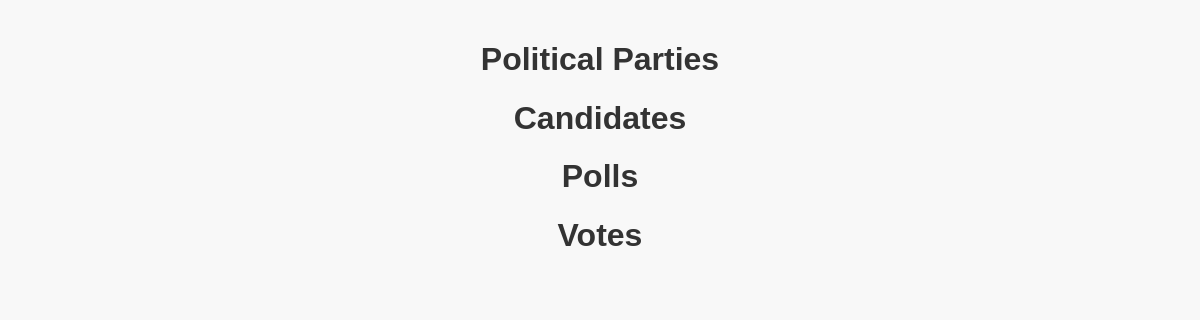
The app's page /, older data.
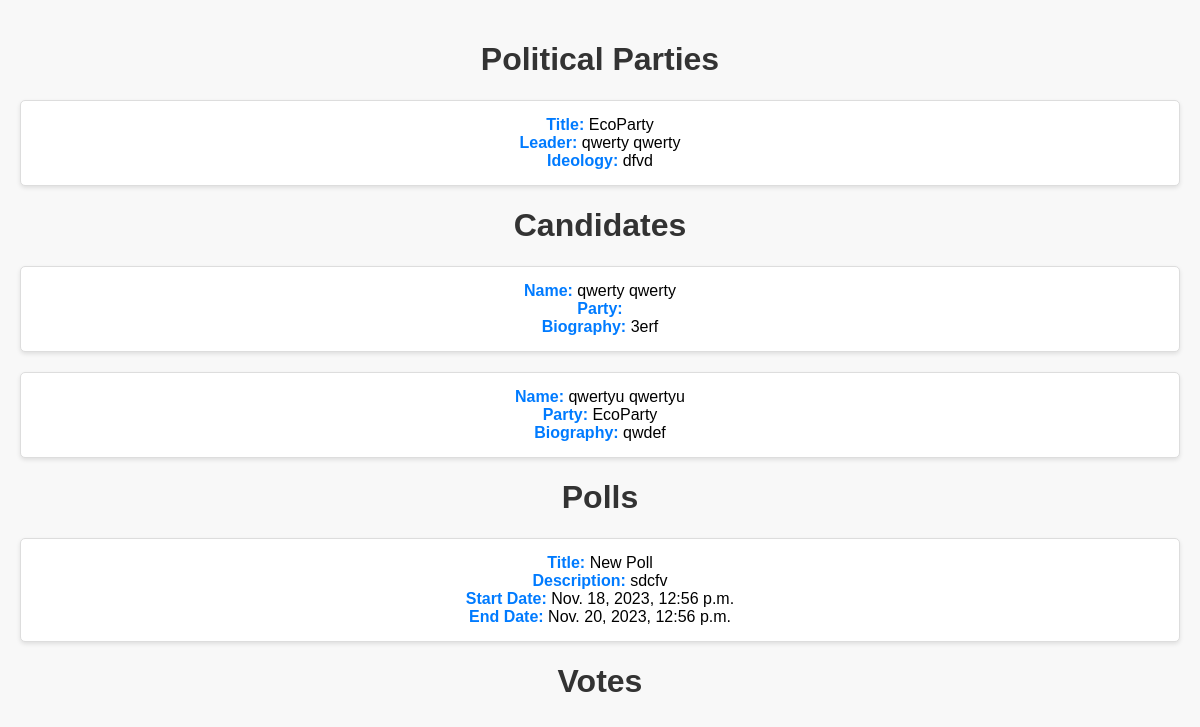
The same page, newer data.
### polling_system/models.py (models this page shows, shortened)
class PoliticalParty(models.Model):
    title = models.CharField(max_length=100, unique=True)
    logo = models.ImageField(upload_to='media/', null=True, blank=True)
    leader = models.OneToOneField('polling_system.Candidate', on_delete=models.SET_NULL, null=True, blank=True)
    ideology = models.TextField()
    year_founded = models.PositiveIntegerField()
    headquarters_location = models.CharField(max_length=255)
    motto_or_slogan = models.CharField(max_length=255)
    manifesto = models.TextField()
    current_seats_held = models.PositiveIntegerField(default=0)
    historical_performance = models.TextField()
    campaign_focus = models.TextField()
    social_media_links = models.URLField(max_length=255, blank=True, null=True)
    contact_information = models.TextField()
    affiliated_organizations = models.TextField()
    previous_election_results = models.TextField()
    coalition_partners = models.TextField(blank=True, null=True)
    international_affiliations = models.TextField(blank=True, null=True)

class Candidate(models.Model):
    user = models.OneToOneField(UserCustom, on_delete=models.CASCADE, primary_key=True)
    avatar = models.ImageField(upload_to='media/', null=True, blank=True)
    party = models.ForeignKey(PoliticalParty, on_delete=models.SET_NULL, null=True, blank=True)
    biography = models.TextField()
    campaign_promises = models.TextField()
    contact_information = models.TextField()
    education = models.TextField()
    professional_experience = models.TextField()
    public_service_record = models.TextField()
    social_media_links = models.CharField(max_length=255, blank=True, null=True)
    campaign_slogan = models.CharField(max_length=255)
    endorsements = models.TextField()
    campaign_events_schedule = models.TextField()
    previous_voting_record = models.TextField()
    languages_spoken = models.CharField(max_length=255)
    votes = models.PositiveIntegerField(default=0)

class UserCustom(AbstractUser):
    first_name = models.CharField(max_length=75)
    family_name = models.CharField(max_length=75, null=True, blank=True)
    fathers_name = models.CharField(max_length=75, null=True, blank=True)
    date_of_birth = models.DateField(null=True, blank=True)
    contact_number = models.CharField(max_length=15, blank=True)
    is_candidate = models.BooleanField(default=False)

class Poll(models.Model):
    title = models.CharField(max_length=255)
    description = models.TextField()
    start_date = models.DateTimeField()
    end_date = models.DateTimeField()
    candidates = models.ManyToManyField('Candidate', related_name='polls', blank=True)

### polling_system/views.py (the view)
# urls.py: path('', views.index, name='index'),
def index(request):
    political_parties = PoliticalParty.objects.all()
    polls = Poll.objects.all()
    candidates = Candidate.objects.all()
    votes = Vote.objects.all()
    context = {
        'political_parties': political_parties,
        'polls': polls,
        'candidates': candidates,
        'votes': votes,
    }
    return render(request, 'main.html', context)

### polling_system/templates/main.html (shortened to what this page needs)
<!DOCTYPE html>
<html lang="en">
<head>
</head>
<body>
<h1>Political Parties</h1>
<ul>
    {% for party in political_parties %}
        <li>
            <strong>Title:</strong> {{ party.title }}<br>
            <strong>Leader:</strong> {{ party.leader.user.first_name }} {{ party.leader.user.family_name }}<br>
            <strong>Ideology:</strong> {{ party.ideology }}<br>
        </li>
    {% endfor %}
</ul>
<h1>Candidates</h1>
<ul>
    {% for candidate in candidates %}
        <li>
            <strong>Name:</strong> {{ candidate.user.first_name }} {{ candidate.user.family_name }}<br>
            <strong>Party:</strong> {{ candidate.party.title }}<br>
            <strong>Biography:</strong> {{ candidate.biography }}<br>
        </li>
    {% endfor %}
</ul>
<h1>Polls</h1>
<ul>
    {% for poll in polls %}
        <li>
            <strong>Title:</strong> {{ poll.title }}<br>
            <strong>Description:</strong> {{ poll.description }}<br>
            <strong>Start Date:</strong> {{ poll.start_date }}<br>
            <strong>End Date:</strong> {{ poll.end_date }}<br>
        </li>
    {% endfor %}
</ul>
<h1>Votes</h1>
</body>
</html>

### polling_system/templates/main.html (style rules this page uses)
body { font-family: 'Arial', sans-serif; background-color: #f8f8f8; margin: 0; padding: 20px; text-align: center; }
h1 { color: #333; }
ul { list-style-type: none; padding: 0; margin: 20px 0; }
li { background-color: #fff; border: 1px solid #ddd; border-radius: 5px; margin-bottom: 20px; padding: 15px; box-shadow: 0 2px 4px rgba(0, 0, 0, 0.1); }
strong { color: #007BFF; }

Row changes from the older to the newer data that the page shows:
added PoliticalParty: title "EcoParty", leader.user.first_name "qwerty", leader.user.family_name "qwerty", ideology "dfvd"
added Candidate: user.first_name "qwerty", user.family_name "qwerty", biography "3erf"
added Candidate: user.first_name "qwertyu", user.family_name "qwertyu", party "EcoParty", biography "qwdef"
added Poll: title "New Poll", description "sdcfv", start_date "Nov. 18, 2023, 12:56 p.m.", end_date "Nov. 20, 2023, 12:56 p.m."
